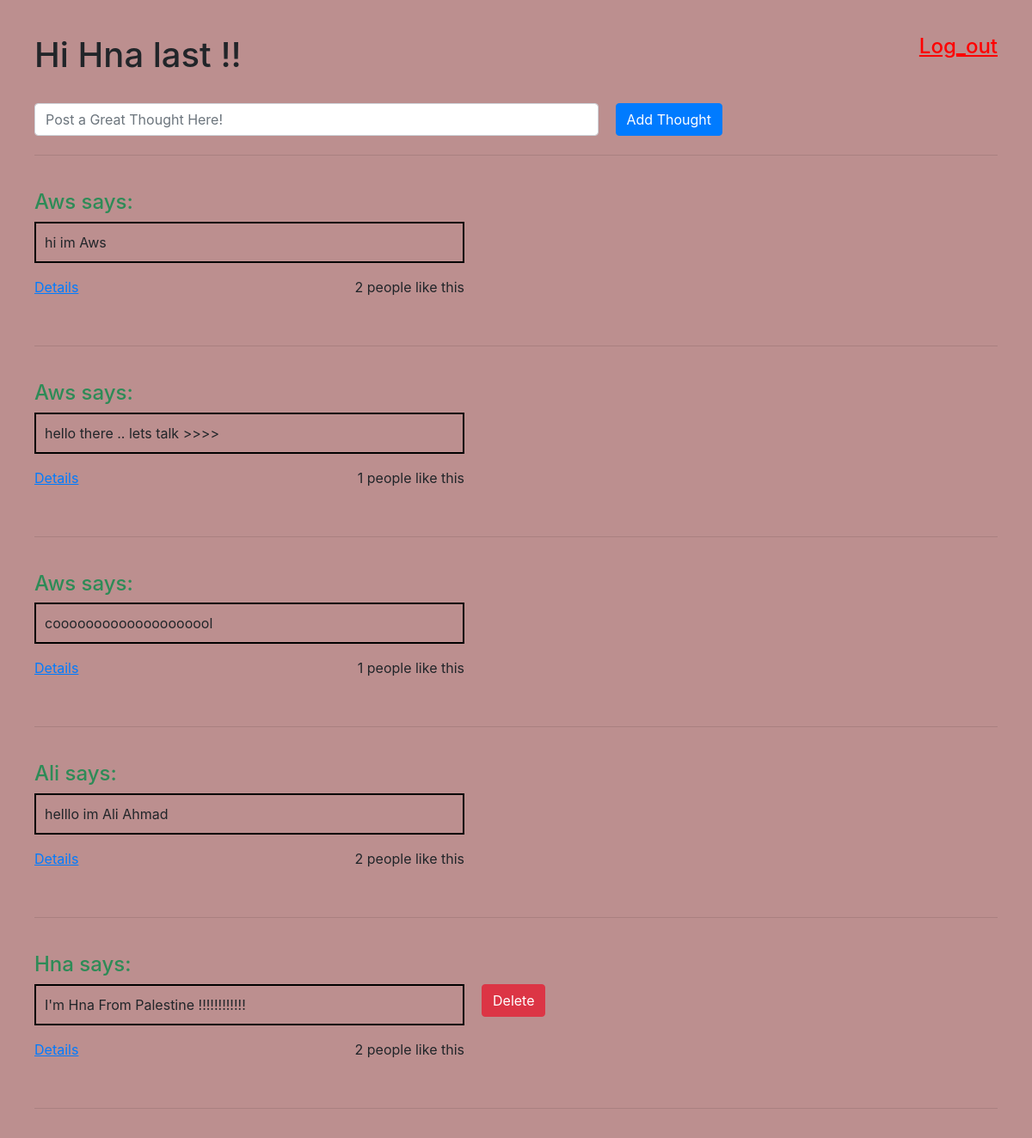
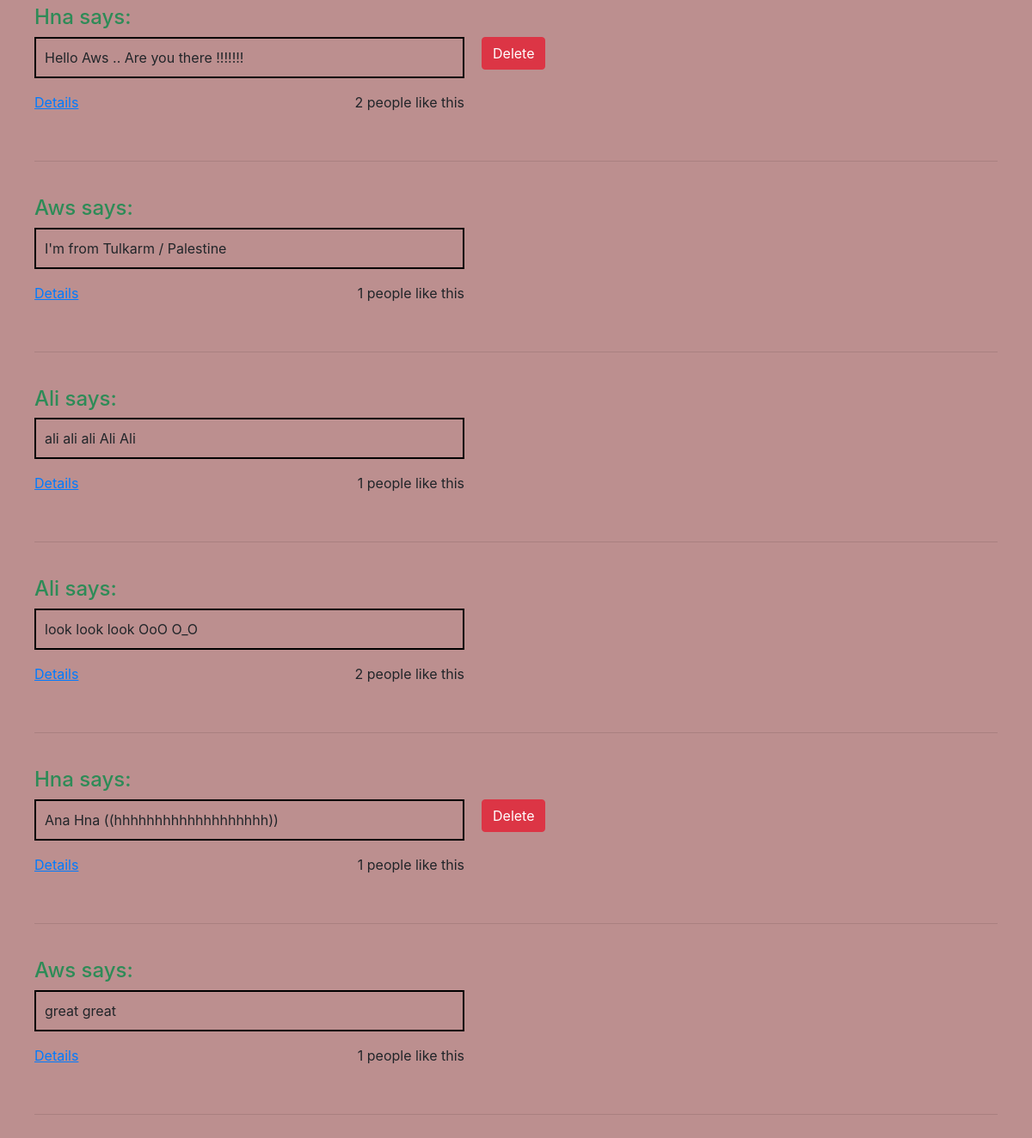
Screenshot of /thoughts (signed in) with the database file from the repository (2 pictures, top to bottom).
### belt_app/models.py (models this page shows)
class User(models.Model):
    first_name = models.CharField(max_length=255)
    last_name = models.CharField(max_length=255)
    email = models.TextField(max_length=500)
    password = models.TextField(max_length=500)
    created_at = models.DateTimeField(auto_now_add=True)
    updated_at = models.DateTimeField(auto_now=True)
    objects = UserManager()

class Post(models.Model):
    post = models.TextField(max_length=1000)
    user = models.ForeignKey(User, related_name="posts", on_delete = models.CASCADE)
    users_liked = models.ManyToManyField(User, related_name="liked_posts")
    created_at = models.DateTimeField(auto_now_add=True)
    updated_at = models.DateTimeField(auto_now=True)

### belt_app/views.py (the view)
# urls.py: path('thoughts', views.thoughts),
def thoughts(request):
    if 'id' in request.session:
        data = {
            'posts': Post.objects.all(),
            'users': User.objects.all(),
            'user': User.objects.get(id = request.session['id'])
        }
        return render(request, 'thoughts.html', data)
    return redirect('/')

### belt_app/templates/thoughts.html (shortened to what this page needs)
<!DOCTYPE html>
<html lang="en">
<head>
    <link rel="stylesheet" href="https://maxcdn.bootstrapcdn.com/bootstrap/4.0.0/css/bootstrap.min.css">
</head>
<body>
    <header>
        <h1>Hi {{user.first_name}} {{user.last_name}} !!  <a id="log" href="/log_out"> Log_out </a></h1>
        <br>
        <form action="/add_post" method="POST">
            <div class="form-group" id="formm">
                <input type="text" name="add_post" width="200px" aria-rowcount="2" class="form-control" id="exampleFormControlInput1" placeholder="Post a Great Thought Here!" required>
                <button type="submit" id="bb" class="btn btn-primary">Add Thought</button>
            </div>
        </form>
    </header>
    <br>
    <hr>
    <br>
    <article>
            {% for x in posts %}
                <h4> {{ x.user.first_name }} says:</h4>
                <main>
                    <div class="pp">
                        <p class="post"> {{x.post}} </p>
                        <p><a href="/thoughts/{{x.id}}" id="deta">Details</a> <span id="count"> {{x.users_liked.all|length}} people like this</span></p>
                    </div>
                    <div class="bott">
                    {% if x.user.id == request.session.id %}
                        <form action="/delete_p/{{x.id}}" method="POST" id="ff">
                            <button type="submit" class="btn btn-danger">Delete</button>
                        </form>
                    {% endif %}
                    </div>
                </main>
                <br>
                <hr>
                <br>
            {% endfor %}
    </article>
</body>
</html>

### belt_app/templates/thoughts.html (style rules this page uses)
body { background-color: rosybrown; padding: 40px; }
header { height: 100px; }
#log { text-align: right; float: right; color: red; font-size: 24px; text-decoration: underline; }
h4 { color: seagreen; }
#formm { width: 800px; display: flex; justify-content: space-between; }
#bb { margin-left: 20px; }
.post { width: 500px; padding: 10px; border: 2px solid black; }
.pp { width: 500px; }
#count { float: right; }
#deta { text-decoration: underline; }
main { display: flex; }
.bott { margin-left: 20px; }

### rows the page displays
User: first_name "Hna", last_name "last"
Post: user.first_name "Aws", post "hi im Aws", users_liked.all|length "2"
Post: user.first_name "Aws", post "hello there .. lets talk >>>>", users_liked.all|length "1"
Post: user.first_name "Aws", post "coooooooooooooooooool", users_liked.all|length "1"
Post: user.first_name "Ali", post "helllo im Ali Ahmad", users_liked.all|length "2"
Post: user.first_name "Hna", post "I'm Hna From Palestine !!!!!!!!!!!!", users_liked.all|length "2"
Post: user.first_name "Hna", post "Hello Aws .. Are you there !!!!!!!", users_liked.all|length "2"
Post: user.first_name "Aws", post "I'm from Tulkarm / Palestine", users_liked.all|length "1"
Post: user.first_name "Ali", post "ali ali ali Ali Ali", users_liked.all|length "1"
Post: user.first_name "Ali", post "look look look OoO O_O", users_liked.all|length "2"
Post: user.first_name "Hna", post "Ana Hna ((hhhhhhhhhhhhhhhhhhh))", users_liked.all|length "1"
Post: user.first_name "Aws", post "great great", users_liked.all|length "1"
